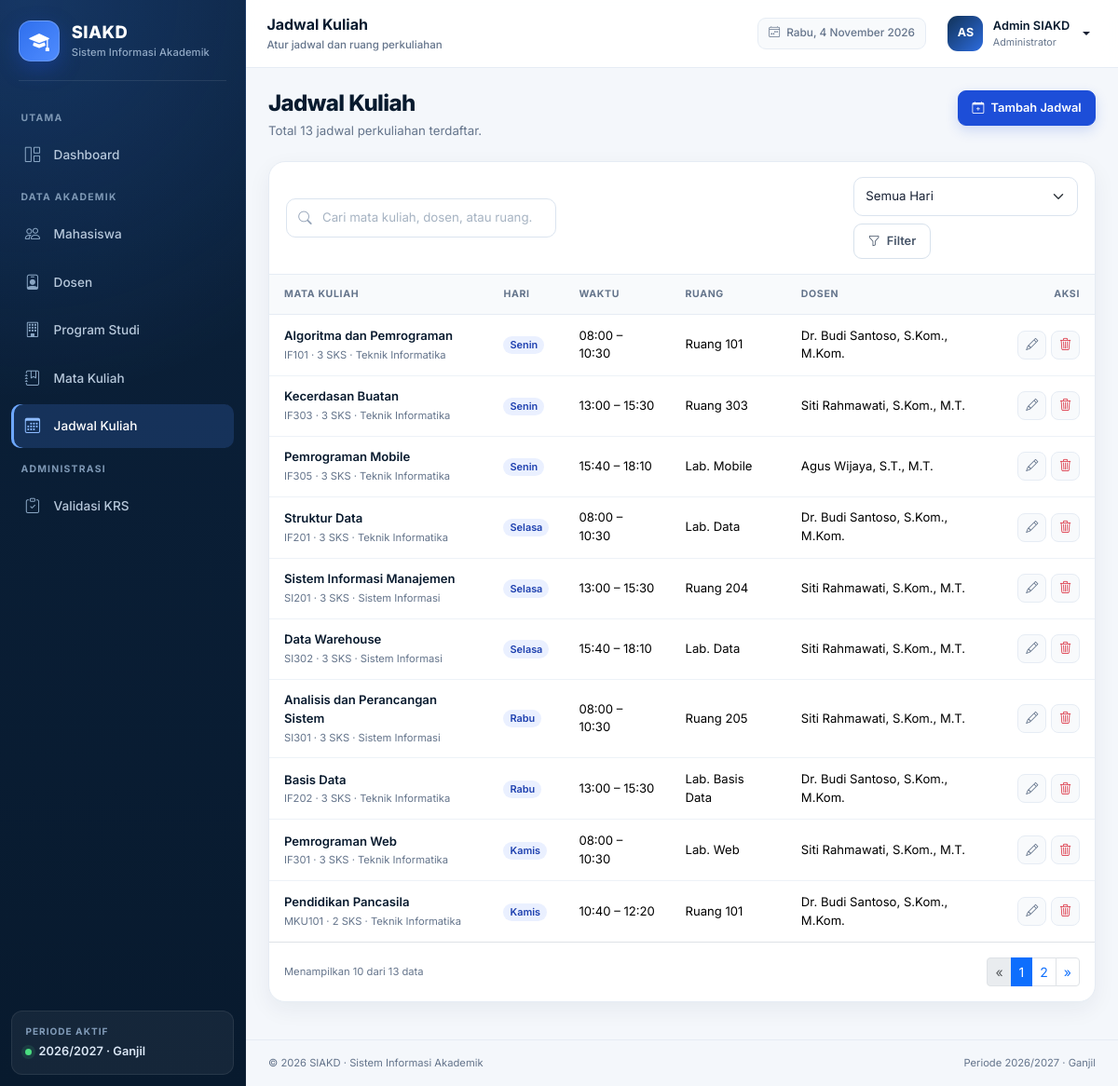
/admin/jadwal.php (signed in), run on the app's committed database.
### tables this page shows
CREATE TABLE `users` (
    `id` INT UNSIGNED NOT NULL AUTO_INCREMENT,
    `nama` VARCHAR(100) NOT NULL,
    `email` VARCHAR(120) NOT NULL,
    `password` VARCHAR(255) NOT NULL,
    `role` ENUM('admin', 'dosen', 'mahasiswa') NOT NULL,
    `status` ENUM('aktif', 'nonaktif') NOT NULL DEFAULT 'aktif',
    `created_at` TIMESTAMP NOT NULL DEFAULT CURRENT_TIMESTAMP,
    `updated_at` TIMESTAMP NOT NULL DEFAULT CURRENT_TIMESTAMP ON UPDATE CURRENT_TIMESTAMP,
    PRIMARY KEY (`id`),
    UNIQUE KEY `uq_users_email` (`email`),
    KEY `idx_users_role` (`role`)
);

CREATE TABLE `jadwal` (
    `id` INT UNSIGNED NOT NULL AUTO_INCREMENT,
    `mata_kuliah_id` INT UNSIGNED NOT NULL,
    `hari` ENUM('Senin', 'Selasa', 'Rabu', 'Kamis', 'Jumat', 'Sabtu') NOT NULL,
    `jam_mulai` TIME NOT NULL,
    `jam_selesai` TIME NOT NULL,
    `ruang` VARCHAR(50) NOT NULL,
    `created_at` TIMESTAMP NOT NULL DEFAULT CURRENT_TIMESTAMP,
    `updated_at` TIMESTAMP NOT NULL DEFAULT CURRENT_TIMESTAMP ON UPDATE CURRENT_TIMESTAMP,
    PRIMARY KEY (`id`),
    KEY `idx_jadwal_mk` (`mata_kuliah_id`),
    KEY `idx_jadwal_hari` (`hari`, `jam_mulai`),
    CONSTRAINT `fk_jadwal_mata_kuliah` FOREIGN KEY (`mata_kuliah_id`) REFERENCES `mata_kuliah` (`id`) ON DELETE CASCADE ON UPDATE CASCADE
);

CREATE TABLE `mata_kuliah` (
    `id` INT UNSIGNED NOT NULL AUTO_INCREMENT,
    `kode_mk` VARCHAR(15) NOT NULL,
    `nama_mk` VARCHAR(120) NOT NULL,
    `sks` TINYINT UNSIGNED NOT NULL,
    `semester` TINYINT UNSIGNED NOT NULL,
    `prodi_id` INT UNSIGNED NOT NULL,
    `dosen_id` INT UNSIGNED NULL,
    `created_at` TIMESTAMP NOT NULL DEFAULT CURRENT_TIMESTAMP,
    `updated_at` TIMESTAMP NOT NULL DEFAULT CURRENT_TIMESTAMP ON UPDATE CURRENT_TIMESTAMP,
    PRIMARY KEY (`id`),
    UNIQUE KEY `uq_mata_kuliah_kode` (`kode_mk`),
    KEY `idx_mata_kuliah_prodi` (`prodi_id`),
    KEY `idx_mata_kuliah_dosen` (`dosen_id`),
    CONSTRAINT `fk_mata_kuliah_prodi` FOREIGN KEY (`prodi_id`) REFERENCES `prodi` (`id`) ON DELETE RESTRICT ON UPDATE CASCADE,
    CONSTRAINT `fk_mata_kuliah_dosen` FOREIGN KEY (`dosen_id`) REFERENCES `dosen` (`id`) ON DELETE SET NULL ON UPDATE CASCADE
);

CREATE TABLE `prodi` (
    `id` INT UNSIGNED NOT NULL AUTO_INCREMENT,
    `kode_prodi` VARCHAR(10) NOT NULL,
    `nama_prodi` VARCHAR(100) NOT NULL,
    `created_at` TIMESTAMP NOT NULL DEFAULT CURRENT_TIMESTAMP,
    `updated_at` TIMESTAMP NOT NULL DEFAULT CURRENT_TIMESTAMP ON UPDATE CURRENT_TIMESTAMP,
    PRIMARY KEY (`id`),
    UNIQUE KEY `uq_prodi_kode` (`kode_prodi`),
    UNIQUE KEY `uq_prodi_nama` (`nama_prodi`)
);

CREATE TABLE `dosen` (
    `id` INT UNSIGNED NOT NULL AUTO_INCREMENT,
    `user_id` INT UNSIGNED NOT NULL,
    `nidn` VARCHAR(20) NOT NULL,
    `nama` VARCHAR(100) NOT NULL,
    `email` VARCHAR(120) NOT NULL,
    `prodi_id` INT UNSIGNED NOT NULL,
    `created_at` TIMESTAMP NOT NULL DEFAULT CURRENT_TIMESTAMP,
    `updated_at` TIMESTAMP NOT NULL DEFAULT CURRENT_TIMESTAMP ON UPDATE CURRENT_TIMESTAMP,
    PRIMARY KEY (`id`),
    UNIQUE KEY `uq_dosen_user` (`user_id`),
    UNIQUE KEY `uq_dosen_nidn` (`nidn`),
    UNIQUE KEY `uq_dosen_email` (`email`),
    KEY `idx_dosen_prodi` (`prodi_id`),
    CONSTRAINT `fk_dosen_user` FOREIGN KEY (`user_id`) REFERENCES `users` (`id`) ON DELETE CASCADE ON UPDATE CASCADE,
    CONSTRAINT `fk_dosen_prodi` FOREIGN KEY (`prodi_id`) REFERENCES `prodi` (`id`) ON DELETE RESTRICT ON UPDATE CASCADE
);

### includes/auth.php (called while the page is built, shortened)
<?php
require_once __DIR__ . '/../config/database.php';
require_once __DIR__ . '/functions.php';
function current_user(): ?array
{
    static $loaded = false;
    static $user = null;
    if ($loaded) {
        return $user;
    }
    $loaded = true;
    $userId = (int) ($_SESSION['user_id'] ?? 0);
    try {
        $stmt = db()->prepare(
            "SELECT u.id, u.nama, u.email, u.role, u.status, u.created_at,
                    m.id AS mahasiswa_id, m.nim, m.prodi_id AS mahasiswa_prodi_id,
                    m.angkatan, m.jenis_kelamin, m.alamat,
                    d.id AS dosen_id, d.nidn, d.prodi_id AS dosen_prodi_id
             FROM users u
             LEFT JOIN mahasiswa m ON m.user_id = u.id
             LEFT JOIN dosen d ON d.user_id = u.id
             WHERE u.id = :id AND u.status = 'aktif'
             LIMIT 1"
        );
        $stmt->execute(['id' => $userId]);
        $result = $stmt->fetch();
        if ($result) {
            $user = $result;
            return $user;
        }
    } catch (Throwable $exception) {
        error_log('Auth check failed: ' . $exception->getMessage());
    }
    return null;
}
function require_login(): array
{
    $user = current_user();
    return $user;
}
function require_role(string ...$roles): array
{
    $user = require_login();
    return $user;
}

### config/database.php (called while the page is built, shortened)
<?php
function db(): PDO
{
    static $pdo = null;
    if ($pdo instanceof PDO) {
        return $pdo;
    }
    $dsn = sprintf(
        'mysql:host=%s;port=%s;dbname=%s;charset=utf8mb4',
        DB_HOST,
        DB_PORT,
        DB_NAME
    );
    try {
        $pdo = new PDO($dsn, DB_USER, DB_PASS, [
            PDO::ATTR_ERRMODE => PDO::ERRMODE_EXCEPTION,
            PDO::ATTR_DEFAULT_FETCH_MODE => PDO::FETCH_ASSOC,
            PDO::ATTR_EMULATE_PREPARES => false,
        ]);
    } catch (PDOException $exception) {
        error_log('Database connection failed: ' . $exception->getMessage());
        throw new RuntimeException(
            'Koneksi database gagal. Pastikan MySQL berjalan dan database "siakd" sudah diimpor dari database.sql.'
        );
    }
    return $pdo;
}

### admin/jadwal.php (the view, shortened to what this page needs)
<?php
require_once __DIR__ . '/../includes/auth.php';
require_role('admin');
$pageTitle = 'Jadwal Kuliah';
$pageSubtitle = 'Atur jadwal dan ruang perkuliahan';
$search = (string) query('q');
$hariFilter = (string) query('hari');
if (!in_array($hariFilter, daftar_hari(), true)) {
    $hariFilter = '';
}
$page = current_page();
$perPage = 10;
$conditions = [];
$where = $conditions ? 'WHERE ' . implode(' AND ', $conditions) : '';
$countStmt = db()->prepare(
    "SELECT COUNT(*) FROM jadwal j
     JOIN mata_kuliah mk ON mk.id = j.mata_kuliah_id
     LEFT JOIN dosen d ON d.id = mk.dosen_id
     $where"
);
$countStmt->execute();
$totalData = (int) $countStmt->fetchColumn();
$totalPages = max(1, (int) ceil($totalData / $perPage));
$page = min($page, $totalPages);
$offset = page_offset($page, $perPage);
$stmt = db()->prepare(
    "SELECT j.id, j.hari, j.jam_mulai, j.jam_selesai, j.ruang,
            mk.kode_mk, mk.nama_mk, mk.sks, p.nama_prodi, d.nama AS nama_dosen
     FROM jadwal j
     JOIN mata_kuliah mk ON mk.id = j.mata_kuliah_id
     JOIN prodi p ON p.id = mk.prodi_id
     LEFT JOIN dosen d ON d.id = mk.dosen_id
     $where
     ORDER BY FIELD(j.hari, 'Senin', 'Selasa', 'Rabu', 'Kamis', 'Jumat', 'Sabtu'), j.jam_mulai ASC
     LIMIT :limit OFFSET :offset"
);
$stmt->bindValue(':limit', $perPage, PDO::PARAM_INT);
$stmt->bindValue(':offset', $offset, PDO::PARAM_INT);
$stmt->execute();
$jadwalList = $stmt->fetchAll();
$paginationParams = array_filter(['q' => $search, 'hari' => $hariFilter], static fn ($value) => $value !== '');
require_once __DIR__ . '/../includes/header.php';
?>
<div class="page-heading">
    <div>
        <h1>Jadwal Kuliah</h1>
        <p>Total <?= $totalData ?> jadwal perkuliahan terdaftar.</p>
    </div>
    <a href="<?= e(base_url('admin/jadwal_form.php')) ?>" class="btn btn-primary">
        <i class="bi bi-calendar-plus me-1" aria-hidden="true"></i> Tambah Jadwal
    </a>
</div>
<div class="card">
    <form class="filter-bar" method="get" action="<?= e(base_url('admin/jadwal.php')) ?>">
        <div class="search-box">
            <i class="bi bi-search" aria-hidden="true"></i>
            <input type="search" class="form-control" name="q" value="<?= e($search) ?>" placeholder="Cari mata kuliah, dosen, atau ruang..." aria-label="Cari jadwal">
        </div>
        <div class="d-flex flex-wrap align-items-center gap-2">
            <select class="form-select" name="hari" aria-label="Filter hari" style="min-width: 150px;">
                <option value="">Semua Hari</option>
            </select>
            <button type="submit" class="btn btn-outline-secondary"><i class="bi bi-funnel me-1" aria-hidden="true"></i> Filter</button>
        </div>
    </form>
    <?php if ($jadwalList): ?>
        <div class="table-responsive">
            <table class="table">
                <thead>
                    <tr>
                        <th>Mata Kuliah</th>
                        <th>Hari</th>
                        <th>Waktu</th>
                        <th>Ruang</th>
                        <th>Dosen</th>
                        <th class="text-end">Aksi</th>
                    </tr>
                </thead>
                <tbody>
                    <?php foreach ($jadwalList as $row): ?>
                        <tr>
                            <td>
                                <span class="cell-title"><?= e($row['nama_mk']) ?></span>
                                <span class="cell-subtitle"><?= e($row['kode_mk']) ?> &middot; <?= (int) $row['sks'] ?> SKS &middot; <?= e($row['nama_prodi']) ?></span>
                            </td>
                            <td><span class="badge text-bg-primary-subtle rounded-pill"><?= e($row['hari']) ?></span></td>
                            <td><?= e(jam_id($row['jam_mulai'])) ?> &ndash; <?= e(jam_id($row['jam_selesai'])) ?></td>
                            <td><?= e($row['ruang']) ?></td>
                            <td><?= e($row['nama_dosen'] ?: 'Belum ditentukan') ?></td>
                            <td>
                                <div class="table-actions">
                                    <a href="<?= e(base_url('admin/jadwal_form.php?id=' . (int) $row['id'])) ?>" class="btn-icon" data-bs-toggle="tooltip" title="Edit" aria-label="Edit jadwal <?= e($row['nama_mk']) ?>">
                                        <i class="bi bi-pencil" aria-hidden="true"></i>
                                    </a>
                                    <button type="button" class="btn-icon text-danger" data-bs-toggle="modal" data-bs-target="#deleteModal"
                                            data-delete-url="<?= e(base_url('actions/jadwal.php')) ?>"
                                            data-delete-action="delete"
                                            data-delete-id="<?= (int) $row['id'] ?>"
                                            data-delete-name="jadwal <?= e($row['nama_mk']) ?> hari <?= e($row['hari']) ?>"
                                            title="Hapus" aria-label="Hapus jadwal <?= e($row['nama_mk']) ?>">
                                        <i class="bi bi-trash3" aria-hidden="true"></i>
                                    </button>
                                </div>
                            </td>
                        </tr>
                    <?php endforeach; ?>
                </tbody>
            </table>
        </div>
        <div class="d-flex flex-wrap align-items-center justify-content-between gap-2 px-3 py-3 border-top">
            <span class="small-note">Menampilkan <?= count($jadwalList) ?> dari <?= $totalData ?> data</span>
            <?= render_pagination($page, $totalPages, $paginationParams) ?>
        </div>
    <?php endif; ?>
</div>
<?php require_once __DIR__ . '/../includes/footer.php'; ?>

### includes/navbar.php (shortened to what this page needs)
<?php
$hariInggris = ['Sunday' => 'Minggu', 'Monday' => 'Senin', 'Tuesday' => 'Selasa', 'Wednesday' => 'Rabu', 'Thursday' => 'Kamis', 'Friday' => 'Jumat', 'Saturday' => 'Sabtu'];
$bulanInggris = [1 => 'Januari', 'Februari', 'Maret', 'April', 'Mei', 'Juni', 'Juli', 'Agustus', 'September', 'Oktober', 'November', 'Desember'];
$tanggalHariIni = ($hariInggris[date('l')] ?? date('l')) . ', ' . date('j') . ' ' . ($bulanInggris[(int) date('n')] ?? '') . ' ' . date('Y');
?>
<nav class="app-topbar d-flex align-items-center justify-content-between gap-2" aria-label="Navigasi atas">
    <div class="d-flex align-items-center gap-2 gap-md-3 min-w-0">
        <div class="min-w-0">
            <p class="topbar-title"><?= e($pageTitle) ?></p>
            <span class="topbar-subtitle"><?= e($pageSubtitle) ?></span>
        </div>
    </div>
    <div class="d-flex align-items-center gap-2 gap-md-3">
        <span class="topbar-date">
            <i class="bi bi-calendar4-week" aria-hidden="true"></i>
            <?= e($tanggalHariIni) ?>
        </span>
        <div class="dropdown">
            <button class="user-menu dropdown-toggle" type="button" data-bs-toggle="dropdown" aria-expanded="false" aria-label="Menu profil pengguna">
                <span class="avatar"><?= e(initials($currentUser['nama'])) ?></span>
                <span class="user-meta">
                    <span class="user-name"><?= e($currentUser['nama']) ?></span>
                    <span class="user-role"><?= e(role_label($currentUser['role'])) ?></span>
                </span>
            </button>
        </div>
    </div>
</nav>

### data on the page
users: nama "AS", nama "Admin SIAKD", role "Administrator"
jadwal: mata_kuliah.nama_mk "Algoritma dan Pemrograman", mata_kuliah.kode_mk "IF101", mata_kuliah.sks "3", prodi.nama_prodi "Teknik Informatika", hari "Senin", jam_mulai "08:00", jam_selesai "10:30", ruang "Ruang 101", dosen.nama "Dr. Budi Santoso, S.Kom., M.Kom."
jadwal: mata_kuliah.nama_mk "Kecerdasan Buatan", mata_kuliah.kode_mk "IF303", mata_kuliah.sks "3", prodi.nama_prodi "Teknik Informatika", hari "Senin", jam_mulai "13:00", jam_selesai "15:30", ruang "Ruang 303", dosen.nama "Siti Rahmawati, S.Kom., M.T."
jadwal: mata_kuliah.nama_mk "Pemrograman Mobile", mata_kuliah.kode_mk "IF305", mata_kuliah.sks "3", prodi.nama_prodi "Teknik Informatika", hari "Senin", jam_mulai "15:40", jam_selesai "18:10", ruang "Lab. Mobile", dosen.nama "Agus Wijaya, S.T., M.T."
jadwal: mata_kuliah.nama_mk "Struktur Data", mata_kuliah.kode_mk "IF201", mata_kuliah.sks "3", prodi.nama_prodi "Teknik Informatika", hari "Selasa", jam_mulai "08:00", jam_selesai "10:30", ruang "Lab. Data", dosen.nama "Dr. Budi Santoso, S.Kom., M.Kom."
jadwal: mata_kuliah.nama_mk "Sistem Informasi Manajemen", mata_kuliah.kode_mk "SI201", mata_kuliah.sks "3", prodi.nama_prodi "Sistem Informasi", hari "Selasa", jam_mulai "13:00", jam_selesai "15:30", ruang "Ruang 204", dosen.nama "Siti Rahmawati, S.Kom., M.T."
jadwal: mata_kuliah.nama_mk "Data Warehouse", mata_kuliah.kode_mk "SI302", mata_kuliah.sks "3", prodi.nama_prodi "Sistem Informasi", hari "Selasa", jam_mulai "15:40", jam_selesai "18:10", ruang "Lab. Data", dosen.nama "Siti Rahmawati, S.Kom., M.T."
jadwal: mata_kuliah.nama_mk "Analisis dan Perancangan Sistem", mata_kuliah.kode_mk "SI301", mata_kuliah.sks "3", prodi.nama_prodi "Sistem Informasi", hari "Rabu", jam_mulai "08:00", jam_selesai "10:30", ruang "Ruang 205", dosen.nama "Siti Rahmawati, S.Kom., M.T."
jadwal: mata_kuliah.nama_mk "Basis Data", mata_kuliah.kode_mk "IF202", mata_kuliah.sks "3", prodi.nama_prodi "Teknik Informatika", hari "Rabu", jam_mulai "13:00", jam_selesai "15:30", ruang "Lab. Basis Data", dosen.nama "Dr. Budi Santoso, S.Kom., M.Kom."
jadwal: mata_kuliah.nama_mk "Pemrograman Web", mata_kuliah.kode_mk "IF301", mata_kuliah.sks "3", prodi.nama_prodi "Teknik Informatika", hari "Kamis", jam_mulai "08:00", jam_selesai "10:30", ruang "Lab. Web", dosen.nama "Siti Rahmawati, S.Kom., M.T."
jadwal: mata_kuliah.nama_mk "Pendidikan Pancasila", mata_kuliah.kode_mk "MKU101", mata_kuliah.sks "2", prodi.nama_prodi "Teknik Informatika", hari "Kamis", jam_mulai "10:40", jam_selesai "12:20", ruang "Ruang 101", dosen.nama "Dr. Budi Santoso, S.Kom., M.Kom."

### other printed values
APP_NAME "SIAKD"
APP_FULL_NAME "Sistem Informasi Akademik"
$section['label'] "UTAMA"
$item['title'] "Dashboard"
$section['label'] "DATA AKADEMIK"
$item['title'] "Mahasiswa"
$item['title'] "Dosen"
$item['title'] "Program Studi"
$item['title'] "Mata Kuliah"
$item['title'] "Jadwal Kuliah"
$section['label'] "ADMINISTRASI"
$item['title'] "Validasi KRS"
TAHUN_AJARAN_AKTIF "2026/2027"
SEMESTER_AKTIF "Ganjil"
$pageTitle "Jadwal Kuliah"
